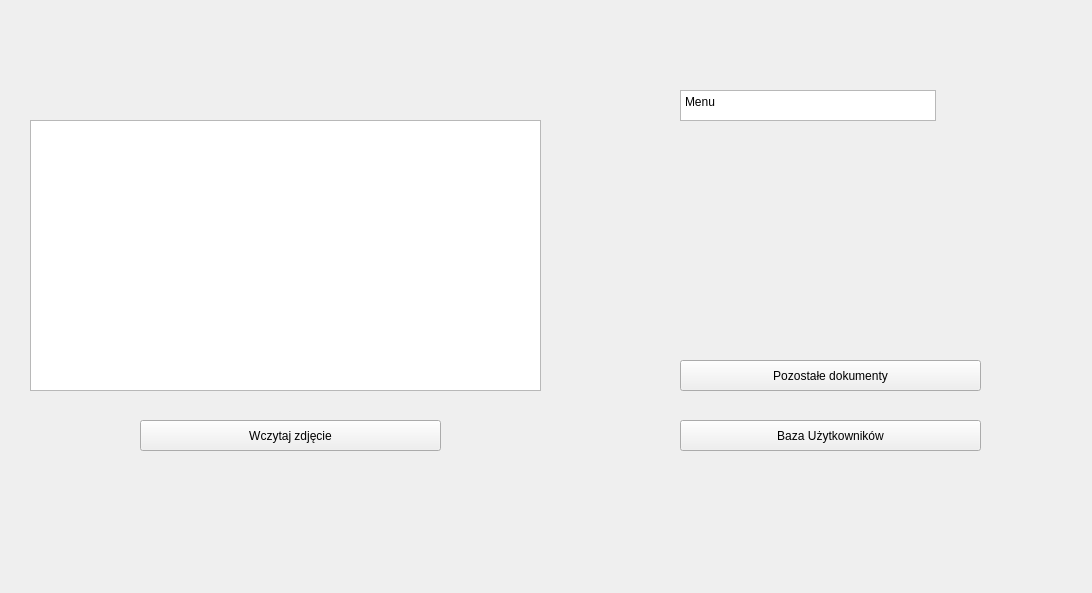
<?xml version="1.0" encoding="UTF-8"?>
<ui version="4.0">
 <class>Widget</class>
 <widget class="QWidget" name="Widget">
  <property name="geometry">
   <rect>
    <x>0</x>
    <y>0</y>
    <width>1092</width>
    <height>593</height>
   </rect>
  </property>
  <property name="windowTitle">
   <string>Widget</string>
  </property>
  <widget class="QGraphicsView" name="graphicsView">
   <property name="geometry">
    <rect>
     <x>30</x>
     <y>120</y>
     <width>511</width>
     <height>271</height>
    </rect>
   </property>
  </widget>
  <widget class="QPushButton" name="pushButton">
   <property name="geometry">
    <rect>
     <x>140</x>
     <y>420</y>
     <width>301</width>
     <height>31</height>
    </rect>
   </property>
   <property name="text">
    <string>Wczytaj zdjęcie</string>
   </property>
  </widget>
  <widget class="QTextBrowser" name="textBrowser">
   <property name="geometry">
    <rect>
     <x>680</x>
     <y>90</y>
     <width>256</width>
     <height>31</height>
    </rect>
   </property>
   <property name="html">
    <string>&lt;!DOCTYPE HTML PUBLIC &quot;-//W3C//DTD HTML 4.0//EN&quot; &quot;http://www.w3.org/TR/REC-html40/strict.dtd&quot;&gt;
&lt;html&gt;&lt;head&gt;&lt;meta name=&quot;qrichtext&quot; content=&quot;1&quot; /&gt;&lt;meta charset=&quot;utf-8&quot; /&gt;&lt;style type=&quot;text/css&quot;&gt;
p, li { white-space: pre-wrap; }
hr { height: 1px; border-width: 0; }
li.unchecked::marker { content: &quot;\2610&quot;; }
li.checked::marker { content: &quot;\2612&quot;; }
&lt;/style&gt;&lt;/head&gt;&lt;body style=&quot; font-family:'Segoe UI'; font-size:9pt; font-weight:400; font-style:normal;&quot;&gt;
&lt;p style=&quot; margin-top:0px; margin-bottom:0px; margin-left:0px; margin-right:0px; -qt-block-indent:0; text-indent:0px;&quot;&gt;Menu&lt;/p&gt;&lt;/body&gt;&lt;/html&gt;</string>
   </property>
  </widget>
  <widget class="QPushButton" name="pushButton_2">
   <property name="geometry">
    <rect>
     <x>680</x>
     <y>420</y>
     <width>301</width>
     <height>31</height>
    </rect>
   </property>
   <property name="text">
    <string>Baza Użytkowników</string>
   </property>
  </widget>
  <widget class="QPushButton" name="pushButton_3">
   <property name="geometry">
    <rect>
     <x>680</x>
     <y>360</y>
     <width>301</width>
     <height>31</height>
    </rect>
   </property>
   <property name="text">
    <string>Pozostałe dokumenty</string>
   </property>
  </widget>
 </widget>
 <resources/>
 <connections/>
</ui>
